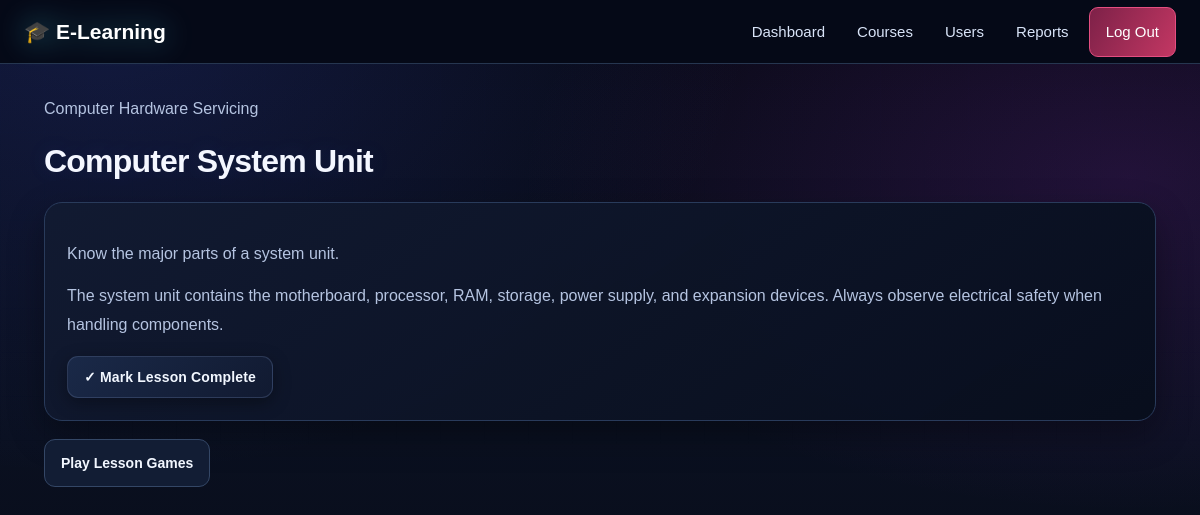
The app's page /lesson/1 (signed in) with its own data.
### tables this page shows
CREATE TABLE courses(id INTEGER PRIMARY KEY AUTOINCREMENT,title TEXT NOT NULL,description TEXT NOT NULL,created_at TEXT DEFAULT CURRENT_TIMESTAMP);

CREATE TABLE lessons(id INTEGER PRIMARY KEY AUTOINCREMENT,course_id INTEGER NOT NULL,title TEXT NOT NULL,summary TEXT,content TEXT NOT NULL,lesson_order INTEGER DEFAULT 1,FOREIGN KEY(course_id) REFERENCES courses(id) ON DELETE CASCADE);

### app.py (the view)
@app.route('/lesson/<int:lid>')
@login_required
def lesson(lid):
    con=db(); l=con.execute('SELECT l.*,c.title course_title FROM lessons l JOIN courses c ON c.id=l.course_id WHERE l.id=?',(lid,)).fetchone(); con.close()
    if not l: return 'Lesson not found',404
    return render_template('lesson.html',lesson=l)

### app.py (called while the page is built)
def db():
    con=sqlite3.connect(DB)
    con.row_factory=sqlite3.Row
    con.execute('PRAGMA foreign_keys=ON')
    return con

def login_required(fn):
    @wraps(fn)
    def wrap(*a,**kw):
        if 'user' not in session: return redirect(url_for('login'))
        return fn(*a,**kw)
    return wrap

@app.context_processor
def inject():
    return {'user':session.get('user')}

### templates/lesson.html
{% extends 'base.html' %}{% block content %}<p class="py-muted">{{ lesson.course_title }}</p><h1>{{ lesson.title }}</h1><div class="py-card"><p>{{ lesson.summary }}</p><p style="white-space:pre-wrap;line-height:1.8">{{ lesson.content }}</p><form method="post" action="{{ url_for('complete',lid=lesson.id) }}"><button class="py-btn">✓ Mark Lesson Complete</button></form></div><a class="py-btn" href="{{ url_for('games') }}">Play Lesson Games</a>{% endblock %}

### static/style.css (style rules this page uses)
* { box-sizing:border-box }
body { margin:0;font-family:Arial,Helvetica,sans-serif;background:#f4f7fb;color:#1f2937 }
:root { color-scheme:dark; --bg:#070914;--bg-2:#0b1020;--surface:rgba(16,23,43,.88);--surface-solid:#10172b; --surface-2:#141e36;--line:rgba(125,151,205,.22);--text:#edf4ff;--muted:#9baac8; --cyan:#4deaff;--blue:#5588ff;--violet:#b66bff;--pink:#ff5bd6;--green:#57f5b2; --danger:#ff6689;--glow-cyan:0 0 14px rgba(77,234,255,.22);--glow-violet:0 0 20px rgba(182,107,255,.22); }
html { scroll-behavior:smooth;scroll-padding-top:90px;background:var(--bg) }
body { position:relative;isolation:isolate;background:radial-gradient(ellipse at 15% 0%,rgba(67,80,190,.18),transparent 42%),radial-gradient(ellipse at 90% 18%,rgba(134,50,190,.13),transparent 38%),linear-gradient(180deg,#070914 0%,#0a1020 52%,#070914 100%);background-attachment:fixed;color:var(--text);line-height:1.6;overflow-x:hidden }
body:before { content:"";position:fixed;inset:0;z-index:-1;pointer-events:none;opacity:.19;background-image:linear-gradient(rgba(110,145,220,.08) 1px,transparent 1px),linear-gradient(90deg,rgba(110,145,220,.08) 1px,transparent 1px);background-size:44px 44px;mask-image:linear-gradient(to bottom,black,transparent 82%) }
.hero h1,h1,h2,h3 { color:#f4f7ff;letter-spacing:-.025em }
h1 { line-height:1.16;text-shadow:0 0 22px rgba(85,136,255,.12) }
p { color:#c1cce3 }
.btn,button { position:relative;isolation:isolate;overflow:hidden;border:1px solid rgba(151,174,225,.22);border-radius:11px;background:linear-gradient(135deg,#202d4a,#151f38);color:#edf5ff;font-weight:700;letter-spacing:.01em;box-shadow:0 5px 15px rgba(0,0,0,.18);transition:transform .2s,border-color .2s,box-shadow .2s,filter .2s,background .2s }
.scroll-reveal { opacity:1;transform:none }
.motion-ready .scroll-reveal { opacity:0;transform:translateY(22px) scale(.99);transition:opacity .65s ease var(--reveal-delay,0ms),transform .65s cubic-bezier(.2,.75,.25,1) var(--reveal-delay,0ms) }
.motion-ready .scroll-reveal.is-visible { opacity:1;transform:translateY(0) scale(1) }
:root { color-scheme:dark!important;--bg:#070914;--text:#edf4ff;--muted:#aab8d6;--cyan:#4deaff;--violet:#b66bff }
html,body { min-height:100%;background-color:#070914!important;color:#edf4ff!important }
body { background-image:radial-gradient(ellipse at 8% 0%,rgba(61,86,220,.22),transparent 42%),radial-gradient(ellipse at 94% 22%,rgba(151,46,201,.18),transparent 38%),linear-gradient(180deg,#070914 0%,#0a1020 55%,#070914 100%)!important;background-attachment:fixed!important }
body:before { z-index:0!important;opacity:.15!important;pointer-events:none!important }
h1,h2,h3,h4,strong,b,th { color:#f4f7ff }
p,.muted,small { color:#b5c4e1 }
.btn,button { background:linear-gradient(135deg,#1a2948,#111a31)!important;color:#f2f7ff!important;border:1px solid #53658b66!important;box-shadow:0 5px 18px #0005!important;transition:transform .22s ease,box-shadow .22s ease,border-color .22s ease,filter .22s ease!important }
.motion-ready .scroll-reveal { opacity:0;transform:translateY(25px) scale(.985);transition:opacity .62s ease var(--reveal-delay,0ms),transform .62s cubic-bezier(.2,.75,.25,1) var(--reveal-delay,0ms) }

### templates/base.html (style rules this page uses)
:root { --bg:#070914;--panel:#0c1326;--line:#293b5b;--muted:#b5c4e1;--cyan:#4deaff;--pink:#c33763;--grad:linear-gradient(110deg,#1768a9,#5940b8 58%,#852f9e) }
* { box-sizing:border-box }
html,body { margin:0;min-height:100%;font-family:Arial,Helvetica,sans-serif;background:radial-gradient(ellipse at 8% 0%,rgba(61,86,220,.22),transparent 42%),radial-gradient(ellipse at 94% 22%,rgba(151,46,201,.18),transparent 38%),linear-gradient(180deg,#070914,#0a1020 55%,#070914);color:#edf4ff }
body { background-attachment:fixed }
.py-card,.hero,.stat { background:linear-gradient(145deg,rgba(18,27,50,.97),rgba(8,14,29,.98));border:1px solid #293b5b;border-radius:18px;padding:22px;color:#edf4ff;box-shadow:0 14px 36px #0005;margin:0 0 18px }
.muted,.py-muted { color:#b5c4e1 }
.py-btn,button { display:inline-flex;align-items:center;justify-content:center;gap:7px;padding:12px 16px;border:1px solid #344766;border-radius:11px;background:#121d34;color:#f2f7ff;text-decoration:none;font-weight:700;cursor:pointer;font-size:14px }

### records on screen
courses: course_title "Computer Hardware Servicing"
lessons: title "Computer System Unit", summary "Know the major parts of a system unit.", content "The system unit contains the motherboard, processor, RAM, storage, power supply, and expansion devices. Always observe electrical safety when handling components."
